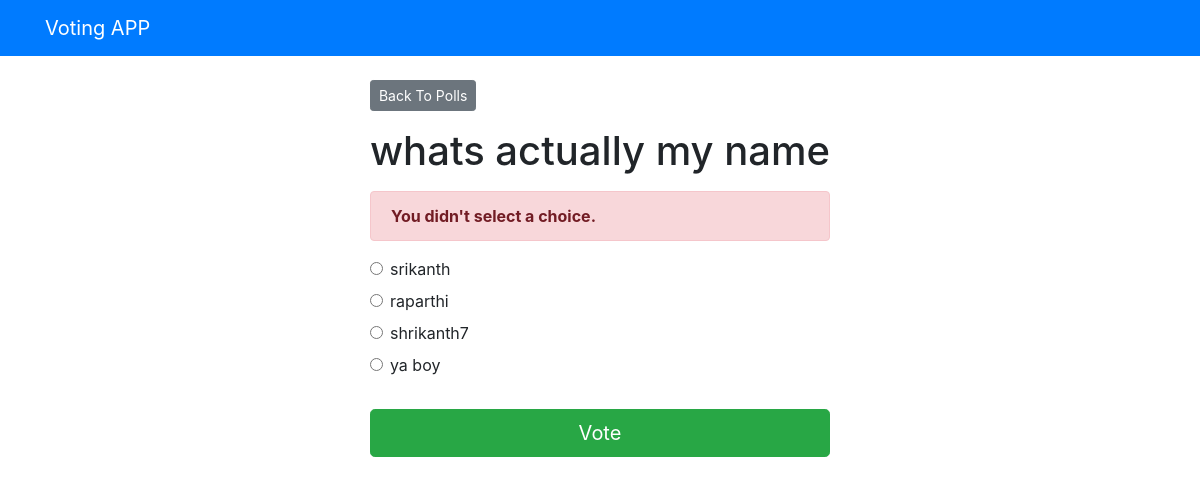
/polls/2/vote/, run on the app's committed database.
### polls/models.py (models this page shows, shortened)
class Question(models.Model):
    question_text = models.CharField(max_length=200)
    pub_date = models.DateTimeField('date published')

class Choice(models.Model):
    question = models.ForeignKey(Question, on_delete=models.CASCADE)
    choice_text = models.CharField(max_length=200)
    votes = models.IntegerField(default=0)

### polls/views.py (the view)
# urls.py: path('<int:question_id>/vote/', views.vote, name='vote'),
def vote(request, question_id):
    question = get_object_or_404(Question, pk=question_id)
    try:
        selected_choice = question.choice_set.get(pk=request.POST['choice'])
    except (KeyError, Choice.DoesNotExist):
        return render(request, 'polls/detail.html', {
            'question': question,
            'error_message': "You didn't select a choice.",
        })
    else:
        selected_choice.votes += 1
        selected_choice.save()
        return HttpResponseRedirect(reverse('polls:results', args=(question.id,)))

### templates/polls/detail.html (shortened to what this page needs)
{% extends 'base.html' %}
{% block content %}
<a class="btn btn-secondary btn-sm mb-3" href="{% url 'polls:index' %}">Back To Polls</a>
<h1 class="text-center mb-3">{{ question.question_text }}</h1>
{% if error_message %}
<p class="alert alert-danger">
    <strong>{{ error_message }}</strong>
</p>
{% endif %}
<form action="{% url 'polls:vote' question.id %}" method="post">
    {% for choice in question.choice_set.all %}
    <div class="form-check">
        <input type="radio" name="choice" class="form-check-input" id="choice{{ forloop.counter }}"
            value="{{ choice.id }}" />
        <label for="choice{{ forloop.counter }}">{{ choice.choice_text }}</label>
    </div>
    {% endfor %}
    <input type="submit" value="Vote" class="btn btn-success btn-lg btn-block mt-4" />
</form>
{% endblock %}

### data on the page
Question: question_text "whats actually my name"
Choice: choice_text "srikanth"
Choice: choice_text "raparthi"
Choice: choice_text "shrikanth7"
Choice: choice_text "ya boy"

### other printed values
{{ error_message }} "You didn't select a choice."
